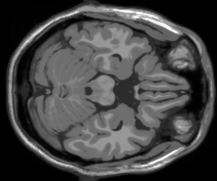
%> input picture HW2/code/slice_50.png, 217 x 181 px
$ octave untitled.m   (GNU Octave 9; MATLAB toolbox functions it lacks are replaced by stand-ins)
%> lines starting %> are read from the running program, lines starting %| are printed output that depends on the picture
rng(21);

img1 = zeros(217, 217);
img1(18:198,1:217) = double(imread("slice_50.png"));
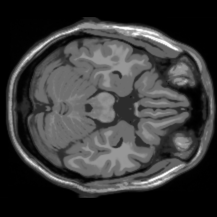
%> img1: size 217x217 double; min 0, max 255, mean 57.4
img2 = zeros(217, 217);
img2(18:198,:) = double(imread("slice_51.png"));
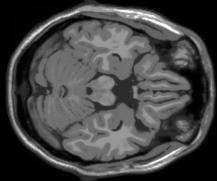
%> input picture HW2/code/slice_51.png, 217 x 181 px
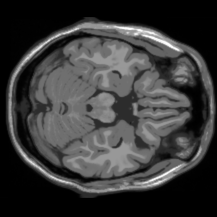
%> img2: size 217x217 double; min 0, max 255, mean 57.2
img3 = zeros(217, 217);
img3(18:198, :) = double(imread("slice_52.png"));
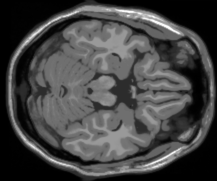
%> input picture HW2/code/slice_52.png, 217 x 181 px
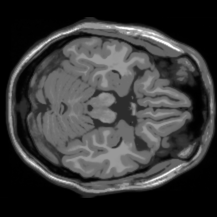
%> img3: size 217x217 double; min 0, max 255, mean 57
angles = 180*rand([18 1]);
%% Filtered backprojection using ram-lak
p1 = radon(img1, angles);
p2 = radon(img2, angles);

r1 = iradon(p1, angles, 'linear');
r2 = iradon(p2, angles, 'linear');
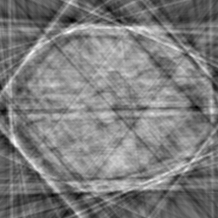
%> r2: size 218x218 double; min -193.6, max 313.7, mean 55; drawn with min black and max white

A = figure;
subplot(2,2,1);
imshow(uint8(img1));
title("Original slice 1");
subplot(2,2,2);
imshow(uint8(r1));
title("Reconstructed slice 1");
subplot(2,2,3);
imshow(uint8(img2));
title("Original slice 2");
subplot(2,2,4);
imshow(uint8(r2));
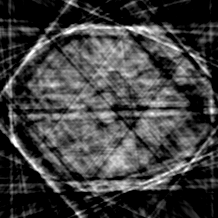
%> displayed picture: size 218x218, on the screen's scale of 0 to 255; min 0, max 255, mean 64.4; mean of the top-left, top-right, bottom-left and bottom-right quarters 67.5, 64, 60.7, 65.2
title("Reconstructed Slice 2");
%% Indepedent CS reconstruction
s = 217;
J = [s 18];
lambda = 2;
rel_tol = 0.01;

p1 = radon(img1, angles);
p1 = p1(:);
%> p1 = 5598 values, max 20618 at index 1734, min 0 at index 1, mean 8684.2
t = size(p1,1);
%> t = 5598
%> (the run ends here)
